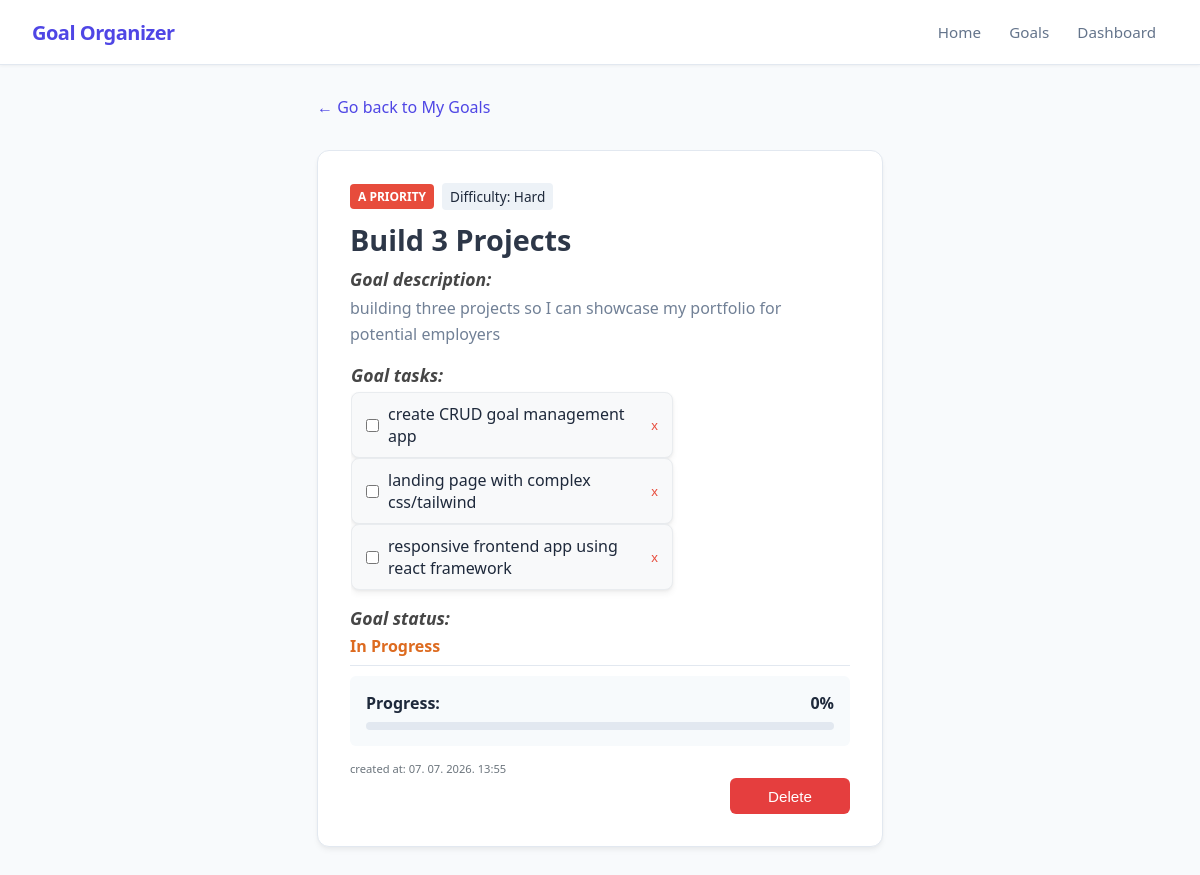
The page /goals/1 on the database its author committed.
### app/models_db.py (models this page shows, shortened)
class Goal(db.Model):
    __tablename__ = 'goals'
    id = db.Column(db.Integer, primary_key=True)
    title = db.Column(db.String(100), nullable=False)
    description = db.Column(db.Text, nullable=False)
    is_completed = db.Column(db.Boolean, default=False)
    progress_percentage = db.Column(db.Float, default=0.0)
    difficulty = db.Column(db.String(20), nullable=False, default='Medium')
    priority = db.Column(db.String(1), nullable=False, default='b')
    created_at = db.Column(db.DateTime, default=datetime.now(timezone.utc), nullable=False)
    tasks = db.relationship('Task', backref='goal', cascade="all, delete-orphan", lazy=True)

class Task(db.Model):
    __tablename__ = 'tasks'
    id = db.Column(db.Integer, primary_key=True)
    text = db.Column(db.String(255), nullable=False)
    is_completed = db.Column(db.Boolean, default=False)
    goal_id = db.Column(db.Integer, db.ForeignKey('goals.id', ondelete='CASCADE'), nullable=False)

### app/routes.py (the view)
@main.route('/goals/<int:goal_id>')
def view_goal(goal_id):
    goal = Goal.query.get_or_404(goal_id)
    tasks_list = goal.tasks
    return render_template('view_goal.html', goal=goal, tasks=tasks_list)

### app/templates/view_goal.html (shortened to what this page needs)
{% extends "base.html" %}
{% block content %}
<div class="container">
    <a href="{{ url_for('main.show_goals') }}"
        style="text-decoration: none; color: var(--primary);
        display: inline-flex;
        align-items: center;
        margin-bottom: 0 auto;
        font-weight: 500;
        width: fit-content;">
            ← Go back to My Goals
    </a>
    <div id="goal_card">
        <div style="display: flex; gap: 0.5rem; align-items: center;">
            <span class="badge badge-{{ goal.priority }} ">{{ goal.priority | upper }} priority</span>
            <span style="background: #edf2f7; padding: 0.25rem 0.5rem; border-radius: 4px; font-size: 0.85rem; font-weight: 500;">
                Difficulty: {{ goal.difficulty }}
            </span>
        </div>
        <div style="overflow: wrap; max-width: 500px;">
            <h2 style="margin: 0 0 0.5rem 0; font-size: 1.8rem; color: #2d3748; padding-top: 10px;">{{ goal.title }}</h2>
            <h3>Goal description: </h3>
            <span style="margin: 0; color: #718096; line-height: 1.6;">{{ goal.description or 'Nema opisa.' }}</span>
        </div>
        <div class="tasks-container" style="margin-top: 10px; overflow: hidden;">
            <h3>Goal tasks:</h3>
            {% if tasks %}
                <ul style="list-style-type: none;">
                    {% for task in tasks %}
                        <li class="task-item task-box" style="display: flex; align-items: center; justify-content: space-between;">
                                        <label style="display: flex; align-items: center; gap: 6px; cursor: pointer;">
                                            <input type="checkbox"
                                                class="task-toggle"
                                                data-task-id="{{ task.id }}"
                                                {% if task.is_completed %}checked{% endif %}>
                                            <span class="{% if task.is_completed %}completed-task{% endif %}">
                                                {{ task.text }}
                                            </span>
                                        </label>
                                        <button type="button"
                                                class="delete-task-btn"
                                                data-task-id="{{ task.id }}"
                                                style="background: none; border: 1px; color: #e74c3c; cursor: pointer; padding: 0 4px;">
                                            x
                                        </button>
                                    </li>
                    {% endfor %}
                </ul>
            {% else %}
                <p style="margin: 0; color: #a0aec0; font-style: italic;">Nema dodanih zadataka.</p>
            {% endif %}
        </div>
        <div class="goal-status">
            <h3>Goal status: </h3>
            {% if goal.is_completed %}
                <span style="color: #38a169; font-weight: bold;">Completed</span>
            {% else %}
                <span style="color: #dd6b20; font-weight: bold;">In Progress</span>
            {% endif %}
        </div>
        <hr style="border: 0; border-top: 1px solid #e2e8f0; margin: 0.5rem 0;">
        <div style="background: #f7fafc; padding: 1rem; border-radius: 6px; margin-top: 10px; margin-bottom: 10px;">
            <div style="display: flex; justify-content: space-between; margin-bottom: 0.5rem; font-weight: 600;">
                <span>Progress:</span>
                <span class="progress-percentage">{{ goal.progress_percentage | round | int }}%</span>
            </div>
            <div class="progress-bar" style="width: 100%; background: #e2e8f0; height: 8px; border-radius: 4px; overflow: hidden;">
            </div>
        </div>
        <div>
            <small class="date">created at: {{ goal.created_at.strftime('%d. %m. %Y. %H:%M') }}</small>
        </div>
        <div style="display: flex; justify-content: flex-end;">
            <form action="{{ url_for('main.delete_goal', goal_id=goal.id) }}" method="POST" onsubmit="return confirm('Are you sure you want to delete {{goal.title}}?');">
                <button type="submit" style="background-color: #e53e3e; color: white; border: none; padding: 0.6rem 1.2rem; border-radius: 6px; cursor: pointer; font-weight: 500;">
                    Delete
                </button>
            </form>
        </div>
    </div>
</div>
{% endblock %}

### app/static/style.css (style rules this page uses)
:root { --bg-color: #f8fafc; --card-bg: #ffffff; --text-main: #1e293b; --text-muted: #64748b; --border-color: #e2e8f0; --primary: #4f46e5; --primary-hover: #4338ca; --success: #22c55e; --pending: #f59e0b; }
body { font-family: 'Segoe UI', Roboto, Helvetica, Arial, sans-serif; background-color: var(--bg-color); color: var(--text-main); margin: 0; padding: 2rem; display: flex; justify-content: center; padding-top: calc(64px + 2rem); }
.container { width: 100%; max-width: 1200px; display: grid; grid-template-columns: 1fr; gap: 2rem; }
#goal_card { max-width: 100%; min-width: 450px; overflow: hidden; background: var(--card-bg); padding: 2rem; border-radius: 12px; box-shadow: 0 4px 6px -1px rgba(0, 0, 0, 0.05), 0 2px 4px -1px rgba(0, 0, 0, 0.03); border: 1px solid var(--border-color); }
h1, h2, h3, a, .goal-title { white-space: nowrap; overflow: hidden; text-overflow: ellipsis; max-width: 100%; }
h2 { text-transform: capitalize; font-size: 1.1em; font-weight: bold; }
h3 { font-style: italic; color: #464646; margin: 5px 0px; font-size: 1.1em; font-weight: 600; padding: 0 auto; }
.badge { padding: 4px 8px; border-radius: 4px; font-size: 12px; font-weight: bold; text-transform: uppercase; }
.badge-a { background-color: #e74c3c; color: white; }
.tasks-container { border: transparent solid 1px; }
button[type="submit"] { width: 100%; background-color: var(--primary); color: white; padding: 0.75rem; border: none; border-radius: 6px; font-size: 1rem; font-weight: 500; cursor: pointer; transition: background-color 0.2s; }
ul { text-align: left; margin: 0; padding-bottom: 10px; display: flex; flex-direction: column; gap: 0rem; padding-left: 0px; }
.badge { padding: 0.25rem 0.5rem; border-radius: 4px; font-size: 0.75rem; font-weight: 600; text-transform: uppercase; }
.date { color: #6c757d; font-size: 0.7em; }
button[type="submit"] { width: auto; min-width: 120px; padding: 0.75rem 1.5rem; background-color: var(--primary); color: white; border: none; border-radius: 6px; font-size: 0.95rem; font-weight: 500; cursor: pointer; transition: background-color 0.2s; display: block; margin-left: auto; }
li { padding-right: 10px; display: flex; justify-content: flex-start; text-align: left; border: #eaeaea 1px solid; background-color: #f8f9fa; border-radius: 8px; padding: 4px; box-shadow: 0 4px 6px rgba(0, 0, 0, 0.05), 0 1px 3px rgba(0, 0, 0, 0.05); }
.task-box { width: fit-content; max-width: 300px; white-space: normal; word-break: break-word; background-color: #f8f9fa; border-radius: 8px; box-shadow: 0 4px 6px rgba(0, 0, 0, 0.05), 0 1px 3px rgba(0, 0, 0, 0.05); padding: 10px; border: 1px solid #e9ecef; }

### rows shown on the page
Goal: priority "A", difficulty "Hard", title "Build 3 Projects", description "building three projects so I can showcase my portfolio for potential employers", progress_percentage "0", created_at "07. 07. 2026. 13:55"
Task: text "create CRUD goal management app"
Task: text "landing page with complex css/tailwind"
Task: text "responsive frontend app using react framework"
